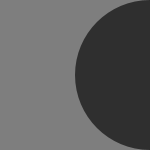
Frame 1 (no input)
Frame 60 (the mouse pressed at the canvas centre just before this capture): identical to frame 1, image omitted
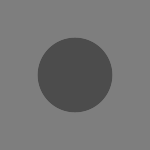
Frame 120 (the mouse held since frame 60 and released just before this capture)

The Processing sketch that drew these frames (run headless with seeded random() and noise(); from frame 60 on, the mouse is pressed at the canvas centre):

// Processing sketch: clase06e04
// ── clase06e04.pde
void setup() {
  size(150, 150);
  noStroke();
}

void draw() {
  float x = mouseX;
  float y = mouseY;
  float ix = width - mouseX; // X inversa
  float iy = height - mouseY; // Y inversa
  background(126);
  fill(255, 150);
  ellipse(x, height/2, y, y);
  fill(0, 159);
  ellipse(ix, height/2, iy, iy);
}
